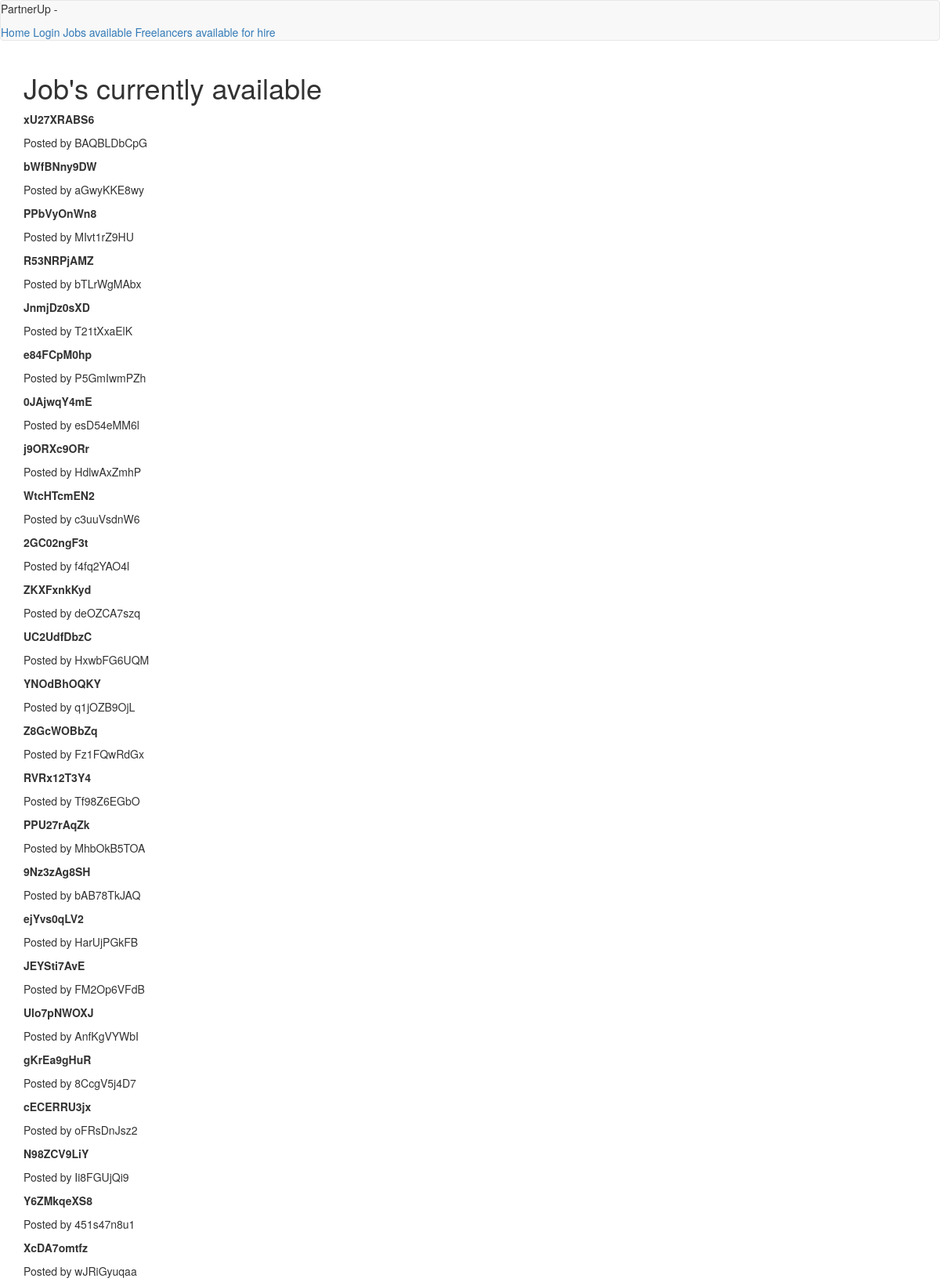
/employers/jobs (upper part), run on the app's committed database.
### app/models.py (models this page shows, shortened)
class Job(db.Model):
    id = db.Column(db.Integer, primary_key=True)
    name = db.Column(db.String(64), index=True)
    job_description = db.Column(db.String(1000))
    offer_price = db.Column(db.Integer, index=True)
    job_type = db.Column(db.String(200), index=True)
    equity_job = db.Column(db.Boolean)
    posted_on = db.Column(db.DateTime)
    estimated_developement_time = db.Column(db.String(40), index=True)
    is_complete = db.Column(db.Boolean)
    startup_id = db.Column(db.Integer, db.ForeignKey('startup.id'))
    user_id = db.Column(db.Integer, db.ForeignKey('user.id'))
    def info(self):
        return '<Job {0}>'.format(self.name)
    __repr__ = info

class Startup(UserMixin, db.Model):
    id = db.Column(db.Integer, primary_key=True)
    company_name = db.Column(db.String(64), index=True, unique=True)
    founded_date = db.Column(db.DateTime, index=True, default=datetime.utcnow)
    website = db.Column(db.String(64), unique=True, index=True)
    email = db.Column(db.String(64), unique=True, index=True)
    """
    information that should be available to developers who
    are considering taking equity in the firm
    """
    access_to_financials = db.Column(db.Boolean) # this can be marked with a check mark
    previously_funded = db.Column(db.Boolean) # this can be marked with a check
    certificate_of_incorporation = db.Column(db.Boolean, default=True)
    state_of_incorporation = db.Column(db.String(64), default='Delaware')
    company_type = db.Column(db.String(64), default='C-Corp')
    taxID = db.Column(db.String(64), default='00-0000000')
    description = db.Column(db.String(1000))
    user_id = db.Column(db.Integer, db.ForeignKey('user.id'))
    logo_data = db.Column(db.String(400))
    jobs = db.relationship('Job', backref='company', lazy='dynamic')
    def info(self):
        return "<Startup {0}>".format(self.company_name)
    __repr__ = info

### app/routes.py (the view)
@app.route('/employers/jobs')
def jobs_available():
    return render_template("dashboards/jobs_available.html", title='Jobs available', j=Job)

### app/routes.py (called while the page is built)
@app.before_request
def before_request():
    if current_user.is_authenticated:
        current_user.last_seen = datetime.utcnow()
        db.session.commit()

### app/templates/dashboards/jobs_available.html
{% extends "base.html" %}
{% block app_content %}
{% with p = j.query.all() %}
  <h1> Job's currently available </h1>
  {% for job in p %}
    <b><p>{{ job.name }}</p></b>
    <p> Posted by {{ job.company.company_name }}</p>
  {% endfor %}
{% endwith %}
{% endblock %}

### data on the page
Job: name "xU27XRABS6", company.company_name "BAQBLDbCpG"
Job: name "bWfBNny9DW", company.company_name "aGwyKKE8wy"
Job: name "PPbVyOnWn8", company.company_name "MIvt1rZ9HU"
Job: name "R53NRPjAMZ", company.company_name "bTLrWgMAbx"
Job: name "JnmjDz0sXD", company.company_name "T21tXxaElK"
Job: name "e84FCpM0hp", company.company_name "P5GmIwmPZh"
Job: name "0JAjwqY4mE", company.company_name "esD54eMM6l"
Job: name "j9ORXc9ORr", company.company_name "HdlwAxZmhP"
Job: name "WtcHTcmEN2", company.company_name "c3uuVsdnW6"
Job: name "2GC02ngF3t", company.company_name "f4fq2YAO4l"
Job: name "ZKXFxnkKyd", company.company_name "deOZCA7szq"
Job: name "UC2UdfDbzC", company.company_name "HxwbFG6UQM"
Job: name "YNOdBhOQKY", company.company_name "q1jOZB9OjL"
Job: name "Z8GcWOBbZq", company.company_name "Fz1FQwRdGx"
Job: name "RVRx12T3Y4", company.company_name "Tf98Z6EGbO"
Job: name "PPU27rAqZk", company.company_name "MhbOkB5TOA"
Job: name "9Nz3zAg8SH", company.company_name "bAB78TkJAQ"
Job: name "ejYvs0qLV2", company.company_name "HarUjPGkFB"
Job: name "JEYSti7AvE", company.company_name "FM2Op6VFdB"
Job: name "Ulo7pNWOXJ", company.company_name "AnfKgVYWbI"
Job: name "gKrEa9gHuR", company.company_name "8CcgV5j4D7"
Job: name "cECERRU3jx", company.company_name "oFRsDnJsz2"
Job: name "N98ZCV9LiY", company.company_name "Ii8FGUjQi9"
Job: name "Y6ZMkqeXS8", company.company_name "451s47n8u1"
Job: name "XcDA7omtfz", company.company_name "wJRiGyuqaa"
